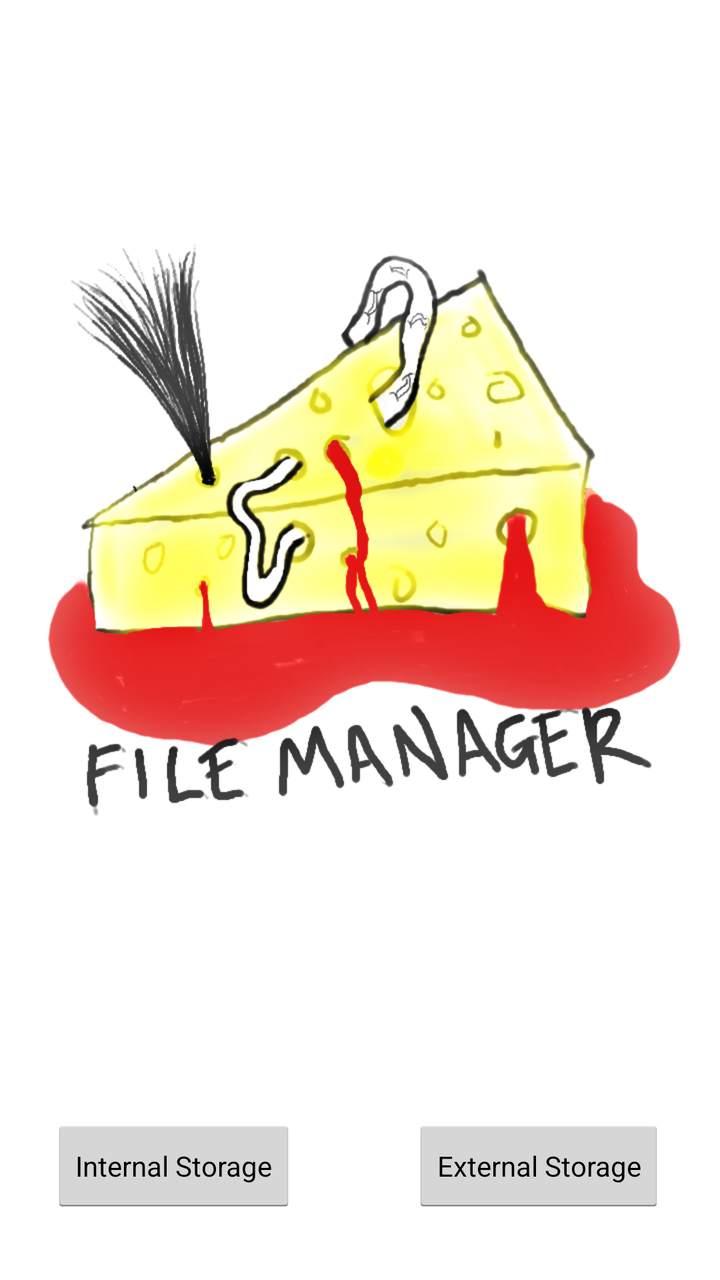
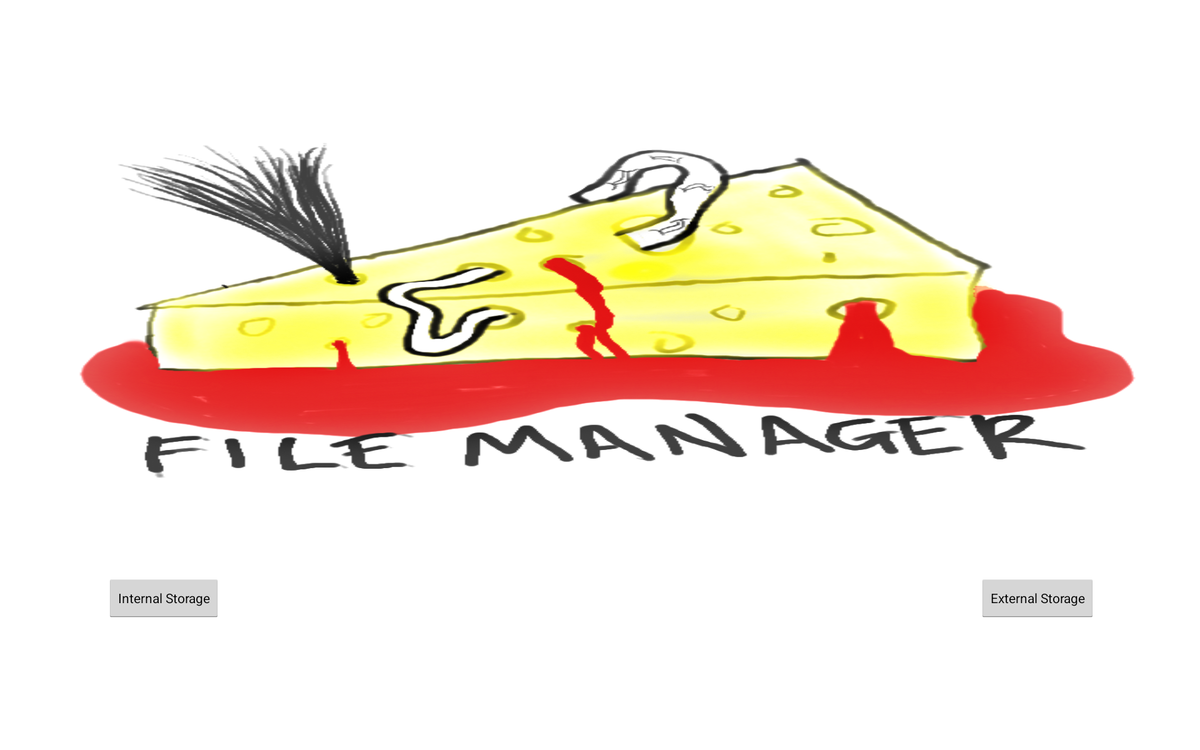

The same Android screen from two of the app's own layout files: first res/layout/ as a phone draws it, then the repository's variant for another configuration, drawn on a device whose configuration selects that folder. Both files follow.
<!-- AndroidManifest.xml: application theme android:Theme.Holo.Light.DarkActionBar -->
<!-- res/layout/main_activity.xml -->
<RelativeLayout xmlns:android="http://schemas.android.com/apk/res/android"
    xmlns:tools="http://schemas.android.com/tools"
    android:layout_width="match_parent"
    android:layout_height="match_parent"
    android:paddingBottom="@dimen/activity_vertical_margin"
    android:paddingLeft="@dimen/activity_horizontal_margin"
    android:paddingRight="@dimen/activity_horizontal_margin"
    android:paddingTop="@dimen/activity_vertical_margin"
    tools:context=".MainActivity" 
    android:background="@drawable/main_activity">

    <Button
        android:id="@+id/button_intenal"
        style="?android:attr/buttonStyleSmall"
        android:layout_width="wrap_content"
        android:layout_height="wrap_content"
        android:layout_alignParentBottom="true"
        android:layout_alignParentLeft="true"
        android:layout_marginBottom="33dp"
        android:layout_marginLeft="26dp"
        android:onClick="openInternal"
        android:text="@string/button_internal" />

    <Button
        android:id="@+id/button_external"
        style="?android:attr/buttonStyleSmall"
        android:layout_width="wrap_content"
        android:layout_height="wrap_content"
        android:layout_alignBaseline="@+id/button_intenal"
        android:layout_alignBottom="@+id/button_intenal"
        android:layout_alignParentRight="true"
        android:layout_marginRight="28dp"
        android:onClick="openExternal"
        android:text="@string/button_external" />

</RelativeLayout>
<!-- resources referenced by this layout -->
<resources>
  <!-- drawable main_activity: png bitmap (drawable-xhdpi, 377025 bytes) -->
  <string name="button_external">External Storage</string>
  <string name="button_internal">Internal Storage</string>
</resources>
<!-- res/layout-xlarge/main_activity.xml (the repository's variant of the layout above) -->
<!-- drawn on a large tablet held sideways -->
<RelativeLayout xmlns:android="http://schemas.android.com/apk/res/android"
    xmlns:tools="http://schemas.android.com/tools"
    android:layout_width="match_parent"
    android:layout_height="match_parent"
    android:paddingBottom="@dimen/activity_vertical_margin"
    android:paddingLeft="@dimen/activity_horizontal_margin"
    android:paddingRight="@dimen/activity_horizontal_margin"
    android:paddingTop="@dimen/activity_vertical_margin"
    tools:context=".MainActivity" 
    android:background="@drawable/main_activity">

    <Button
        android:id="@+id/button_external"
        style="?android:attr/buttonStyleSmall"
        android:layout_width="wrap_content"
        android:layout_height="wrap_content"
        android:layout_alignBaseline="@+id/button_intenal"
        android:layout_alignBottom="@+id/button_intenal"
        android:layout_alignParentRight="true"
        android:layout_marginRight="111dp"
        android:onClick="openExternal"
        android:text="@string/button_external" />

    <Button
        android:id="@+id/button_intenal"
        style="?android:attr/buttonStyleSmall"
        android:layout_width="wrap_content"
        android:layout_height="wrap_content"
        android:layout_alignParentBottom="true"
        android:layout_alignParentLeft="true"
        android:layout_marginBottom="138dp"
        android:layout_marginLeft="114dp"
        android:onClick="openInternal"
        android:text="@string/button_internal" />

</RelativeLayout>
